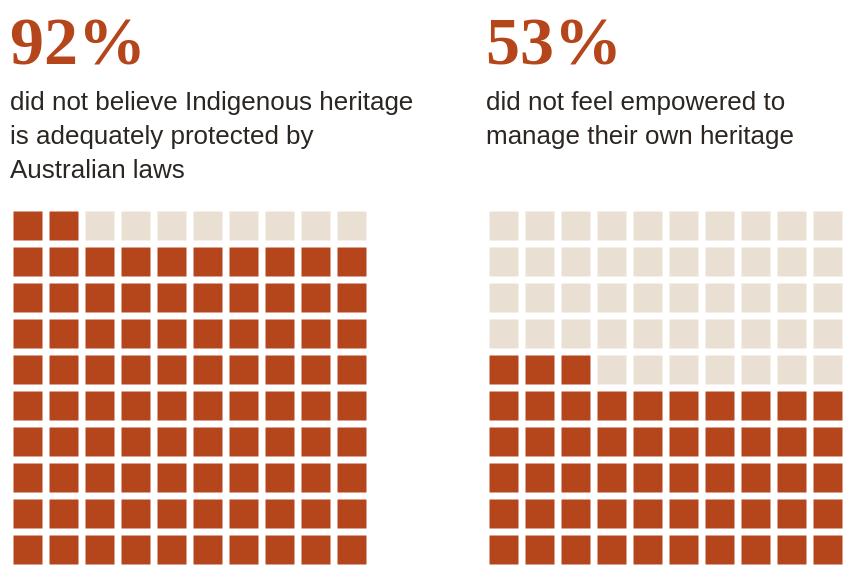

This figure's Vega-Lite source:
### Vega-Lite specification from a JSON file in a GitHub repository (floating-point values rounded to 4 significant figures)
{"$schema": "https://vega.github.io/schema/vega-lite/v5.json", "description": "Waffle charts: share of Indigenous stakeholders surveyed for State of the Environment 2021 who did not believe Indigenous heritage is adequately protected by law (92%), and who did not feel empowered to manage their own heritage (53%).", "background": null, "spacing": 36, "hconcat": [{"width": 180, "height": 180, "data": {"sequence": {"start": 0, "stop": 100, "as": "i"}}, "transform": [{"calculate": "floor(datum.i / 10)", "as": "row"}, {"calculate": "datum.i % 10", "as": "col"}, {"calculate": "datum.i < 92 ? 'Yes' : 'No'", "as": "filled"}], "title": {"text": "92%", "subtitle": ["did not believe Indigenous heritage", "is adequately protected by", "Australian laws"], "anchor": "start", "font": "Fraunces, Georgia, serif", "fontSize": 34, "fontWeight": 700, "color": "#b5451b", "subtitleFont": "'Source Sans 3', sans-serif", "subtitleFontSize": 13, "subtitleColor": "#2b2622", "subtitlePadding": 6, "offset": 12, "subtitleFontWeight": "normal", "subtitleLineHeight": 17}, "mark": {"type": "square", "size": 210, "cornerRadius": 2, "opacity": 1}, "encoding": {"x": {"field": "col", "type": "ordinal", "axis": null}, "y": {"field": "row", "type": "ordinal", "axis": null, "sort": "descending"}, "color": {"field": "filled", "type": "nominal", "scale": {"domain": ["Yes", "No"], "range": ["#b5451b", "#eadfd3"]}, "legend": null}, "tooltip": [{"field": "filled", "title": "Counted in this share"}]}}, {"width": 180, "height": 180, "data": {"sequence": {"start": 0, "stop": 100, "as": "i"}}, "transform": [{"calculate": "floor(datum.i / 10)", "as": "row"}, {"calculate": "datum.i % 10", "as": "col"}, {"calculate": "datum.i < 53 ? 'Yes' : 'No'", "as": "filled"}], "title": {"text": "53%", "subtitle": ["did not feel empowered to", "manage their own heritage", " "], "anchor": "start", "font": "Fraunces, Georgia, serif", "fontSize": 34, "fontWeight": 700, "color": "#b5451b", "subtitleFont": "'Source Sans 3', sans-serif", "subtitleFontSize": 13, "subtitleColor": "#2b2622", "subtitlePadding": 6, "offset": 12, "subtitleFontWeight": "normal", "subtitleLineHeight": 17}, "mark": {"type": "square", "size": 210, "cornerRadius": 2, "opacity": 1}, "encoding": {"x": {"field": "col", "type": "ordinal", "axis": null}, "y": {"field": "row", "type": "ordinal", "axis": null, "sort": "descending"}, "color": {"field": "filled", "type": "nominal", "scale": {"domain": ["Yes", "No"], "range": ["#b5451b", "#eadfd3"]}, "legend": null}, "tooltip": [{"field": "filled", "title": "Counted in this share"}]}}], "config": {"view": {"stroke": null}, "font": "'Source Sans 3', sans-serif", "concat": {"spacing": 36}}}
